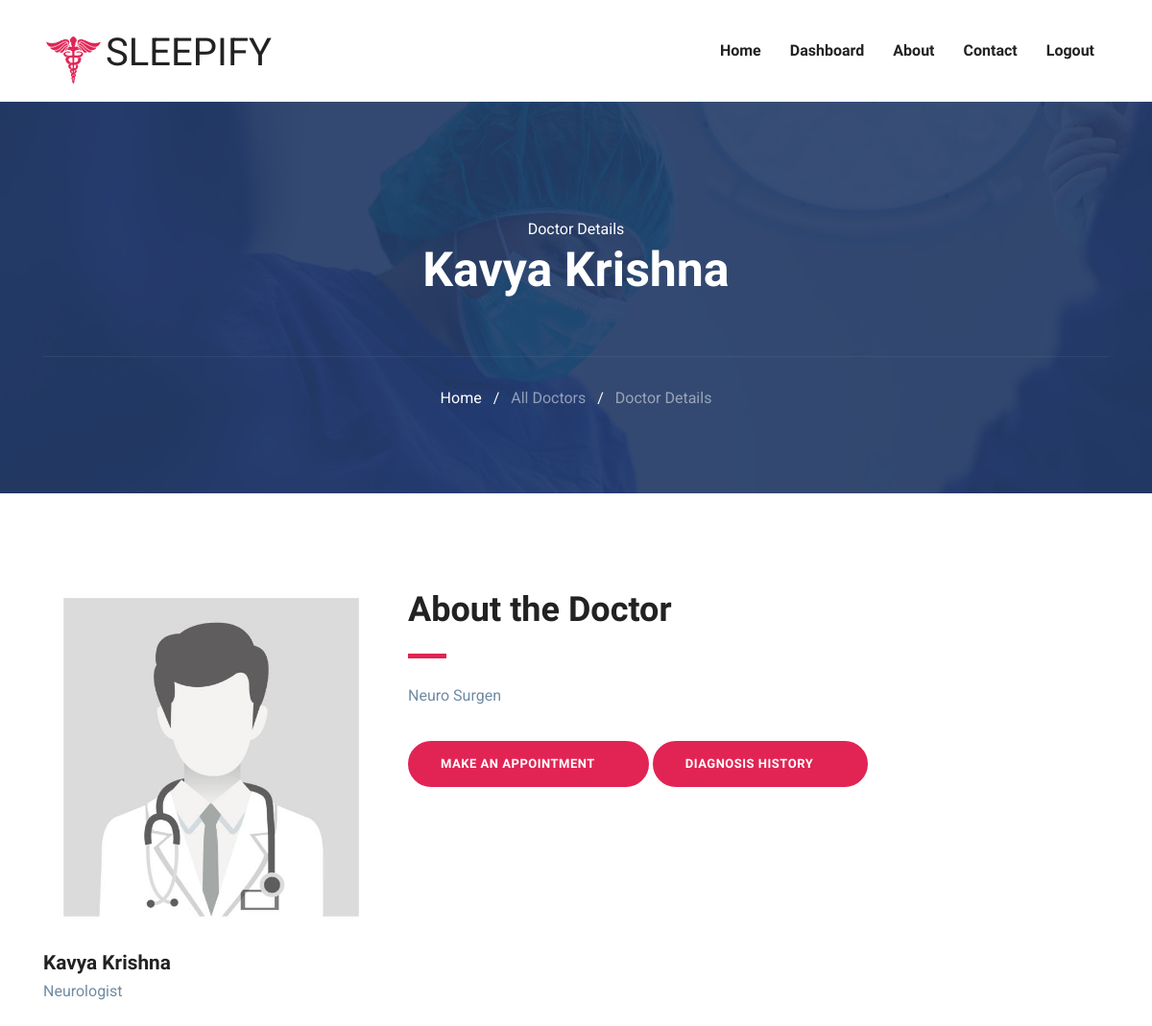
/patient/doctorInfo/2/ (signed in), run on the app's committed database.
### users/models.py (models this page shows, shortened)
class Doctor(models.Model):
    fname = models.CharField(max_length=150)
    lname = models.CharField(max_length=150)
    email = models.EmailField( max_length=150,unique=True)
    phone = models.CharField(max_length=15,unique=True,null=True,blank=True)
    gender_choices = (("Male","Male"),("Female","Female"))
    gender = models.CharField(max_length=20,default=None,null=True,blank=True,choices=gender_choices)
    password = models.CharField(max_length=150)
    license = models.CharField(default=None,max_length=255)
    SPECIALIST_CHOICES = (
    ("Neurologist", "Neurologist"),
    ("Psychiatrist", "Psychiatrist"),
    ("Primary Care Physician", "Primary Care Physician"),
    ("Sleep Specialist", "Sleep Specialist"),
    )
    specialization = models.CharField(max_length=50, default=None, null=True, blank=True, choices=SPECIALIST_CHOICES)
    stts = models.BooleanField(default=False)
    created_on = models.DateField(auto_now_add=True)
    profile_picture = models.ImageField(upload_to='doctor_profiles/', default='default/default.jpg', blank=True,null=True)
    bio = models.TextField(null=True, blank=True)

### patient/views.py (the view)
# urls.py: path('doctorInfo/<int:id>/',views.doctorInfo,name="doctorInfo"),
@patient_login_required()
def doctorInfo(request,id):
    doctor = Doctor.objects.get(id=id)
    return render(request, 'patient/doctor-view.html', {'doctor': doctor})

### templates/patient/doctor-view.html (shortened to what this page needs)
{% extends "../base.html" %}
{% load static %}
{% block body %}
{% include "patient/nav.html" %}
<section class="page-title bg-1">
    <div class="container">
      <div class="row">
        <div class="col-md-12">
          <div class="block text-center">
            <span class="text-white">Doctor Details</span>
            <h1 class="text-capitalize mb-5 text-lg">{{doctor.fname}} {{doctor.lname}}</h1>
            <ul class="list-inline breadcumb-nav">
                <li class="list-inline-item"><a href="{% url 'patientHome' %}" class="text-white">Home</a></li>
                <li class="list-inline-item"><span class="text-white">/</span></li>
                <li class="list-inline-item"><a href="{% url 'doctorList' %}" class="text-white-50">All Doctors</a></li>
                <li class="list-inline-item"><span class="text-white">/</span></li>
                <li class="list-inline-item"><a href="#" class="text-white-50">Doctor Details</a></li>
              </ul>
          </div>
        </div>
      </div>
    </div>
  </section>
  <section class="section doctor-single">
    <div class="container">
        <div class="row">
            <div class="col-lg-4 col-md-6">
                <div class="doctor-img-block">
                    <img src="{{ doctor.profile_picture.url }}" alt="{{ doctor.fname }} {{ doctor.lname }}" class="img-fluid w-100">
                    <div class="info-block mt-4">
                        <h4 class="mb-0">{{ doctor.fname }} {{ doctor.lname }}</h4>
                        <p>{{ doctor.specialization }}</p>
                    </div>
                </div>
            </div>
            <div class="col-lg-8 col-md-6">
                <div class="doctor-details mt-4 mt-lg-0">
                    <h2 class="text-md">About the Doctor</h2>
                    <div class="divider my-4"></div>
                    <p>{{ doctor.bio }}</p>
                    <a href="{% url 'bookAppointment' doctor.id %}" class="btn btn-main-2 btn-round-full mt-3">
                        Make an Appointment <i class="icofont-simple-right ml-2"></i>
                    </a>
                    <a href="{% url 'patientDiagnosisHistory' doctor.id %}" class="btn btn-main-2 btn-round-full mt-3">
                        Diagnosis History <i class="icofont-simple-right ml-2"></i>
                    </a>
                </div>
            </div>
        </div>
    </div>
</section>
{% endblock body %}

### static/css/style.css (style rules this page uses)
html { overflow-x: hidden; }
body { line-height: 1.6; font-family: "Roboto", sans-serif; -webkit-font-smoothing: antialiased; font-size: 16px; color: #6F8BA4; font-weight: 400; }
h1, .h1, h2, .h2, h3, .h3, h4, .h4, h5, .h5, h6, .h6 { font-family: "Exo", sans-serif; font-weight: 700; color: #222; }
h1, .h1 { font-size: 2.5rem; }
h2, .h2 { font-size: 44px; }
h4, .h4 { font-size: 1.3rem; line-height: 30px; }
p { line-height: 30px; }
.btn { display: inline-block; font-size: 14px; font-size: 0.8125rem; font-weight: 700; letter-spacing: .5px; padding: .75rem 2rem; font-family: "Exo", sans-serif; text-transform: uppercase; border-radius: 5px; border: 2px solid transparent; transition: all .35s ease; }
.btn-main-2 { background: #e12454; color: #fff; border-color: #e12454; }
.btn-round-full { border-radius: 50px; }
.section { padding: 100px 0; }
.text-md { font-size: 2.25rem; }
.text-lg { font-size: 3.75rem; }
a { color: #222; text-decoration: none; transition: all .35s ease; }
.page-title { padding: 120px 0px 70px 0px; position: relative; }
.page-title .block h1 { color: #fff; }
.page-title .breadcumb-nav { margin-top: 60px; padding-top: 30px; border-top: 1px solid rgba(255, 255, 255, 0.06); }
.text-lg { font-size: 50px; }
.bg-1 { background: url("../images/22.jpg") no-repeat 50% 50%; background-size: cover; position: relative; }
.divider { width: 40px; height: 5px; background: #e12454; }

### data on the page
Doctor: fname "Kavya", lname "Krishna", profile_picture (placeholder picture), specialization "Neurologist", bio "Neuro Surgen"
